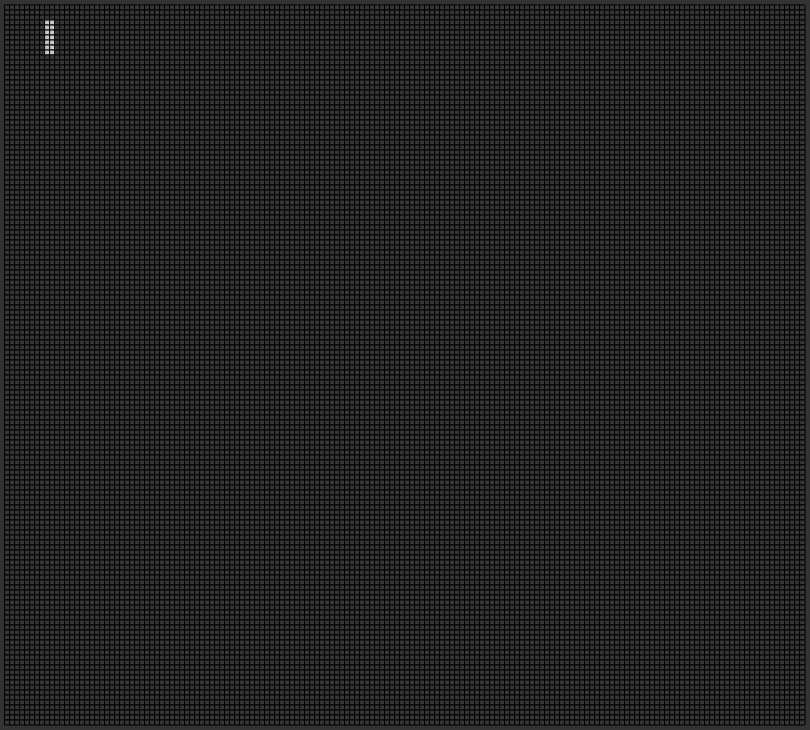
Frame 1 (no input)
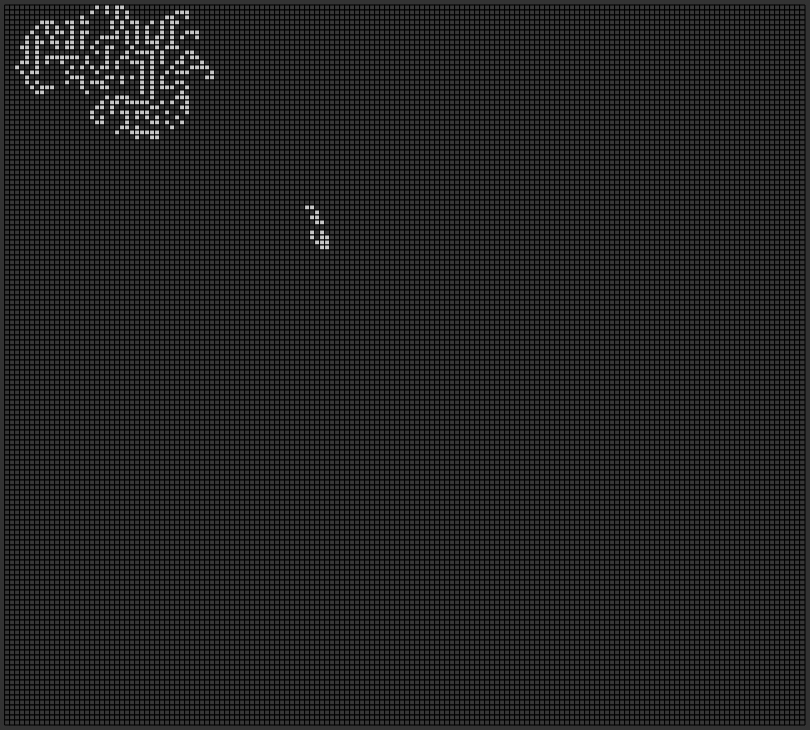
Frame 60 (no input)
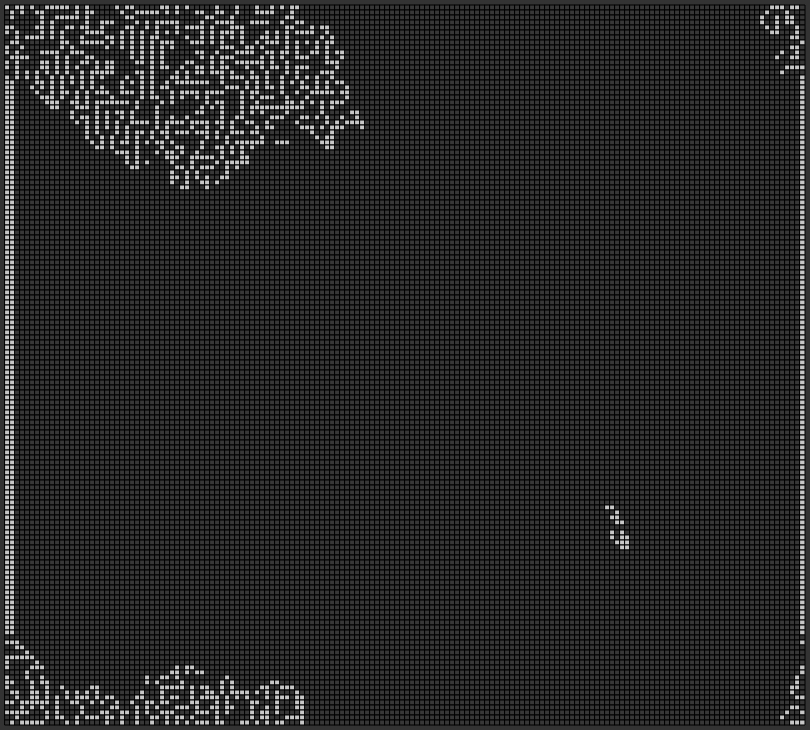
Frame 120 (the mouse pressed at the canvas centre since frame 60)

The p5.js sketch that drew these frames (run headless with seeded random() and noise() and a simulated clock; from frame 60 on, the mouse is pressed at the canvas centre):

// p5.js sketch
// ── sketch.js
let grid, next;
let rows, cols;
const len = 5;

function setup() {
  createCanvas(810, 730);
  rows = Math.floor((height - 10) / len);
  cols = Math.floor((width - 10) / len);
  grid = make2DArray(rows, cols);
  next = make2DArray(rows, cols);
  for (let i = 0; i < grid.length; i++) {
    for (let j = 0; j < grid[i].length; j++) {
      // let r = Math.random();
      // if (r < 0.1) {
      //   grid[i][j] = Math.floor(2 * Math.random());
      // } else {
      //   grid[i][j] = 0;
      // }
      if (i > 2 && i < 10 && j > 7 && j < 10) {
        grid[i][j] = 1;
      } else {
        grid[i][j] = 0;
      }

      next[i][j] = 0;
    }
  }
}

function draw() {
  background(51);
  stroke(0);
  for (let i = 0; i < grid.length; i++) {
    for (let j = 0; j < grid[i].length; j++) {
      if (grid[i][j] == 0) {
        fill(55);
      } else if (grid[i][j] == 1) {
        fill(200);
      } else {
        console.log('error');
      }
      rect(j * len + 5, i * len + 5, len, len);

    }
  }
  // Compute next based on grid
  for (let i = 0; i < grid.length; i++) {
    for (let j = 0; j < grid[i].length; j++) {
      let state = grid[i][j];
      // Count live neighbors!
      let neighbours = countNeighbours(grid, i, j);
      if (state == 0 && neighbours == 3) {
        next[i][j] = 1;
      } else if (state == 1 && (neighbours < 2 || neighbours > 3)) {
        next[i][j] = 0;
      } else {
        next[i][j] = state;
      }
    }
  }
  grid = next.slice();
}

function make2DArray(rows, cols) {
  let arr = new Array(rows);
  for (let i = 0; i < arr.length; i++) {
    arr[i] = new Array(cols);
  }
  return arr.slice();
}

function countNeighbours(grid, x, y) {
  let sum = 0;
  for (let i = -1; i < 2; i++) {
    for (let j = -1; j < 2; j++) {
      let row = (x + i + rows) % rows;
      let col = (y + j + cols) % cols;
      sum += grid[row][col];
    }
  }
  sum -= grid[x][y];
  return sum;
}
